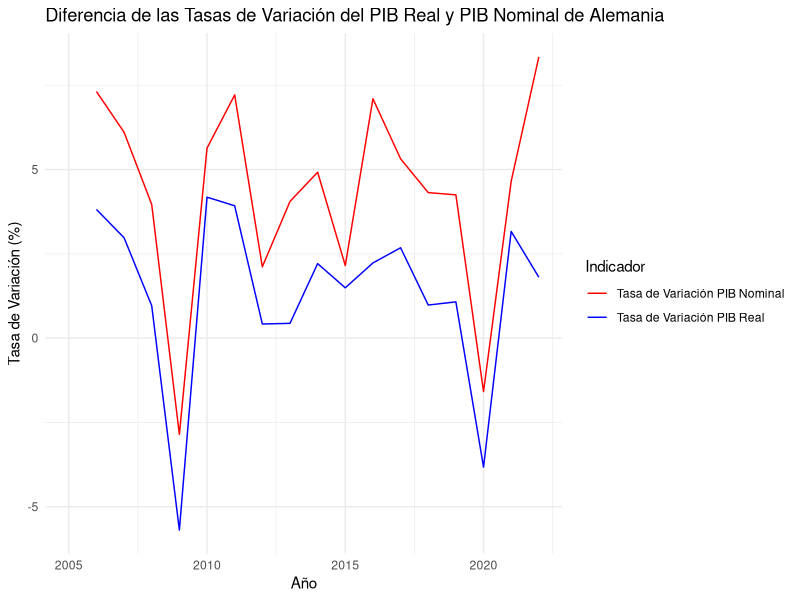
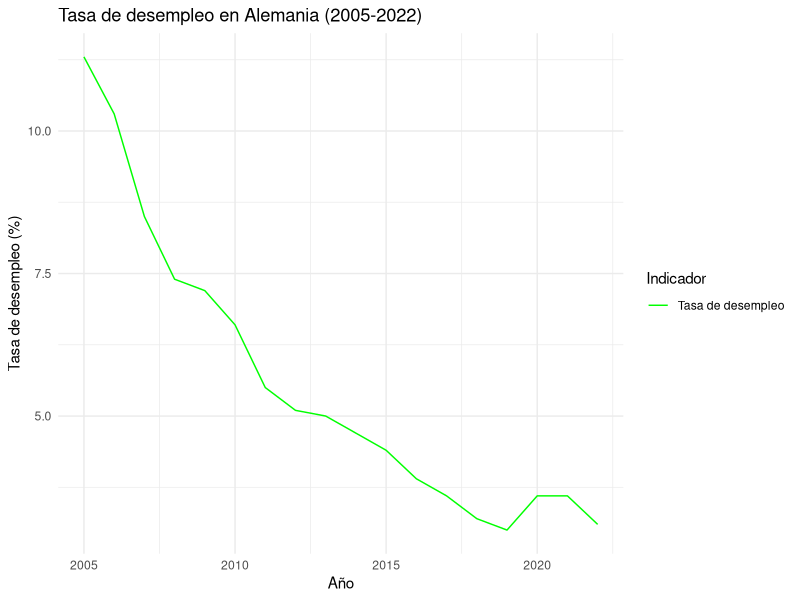
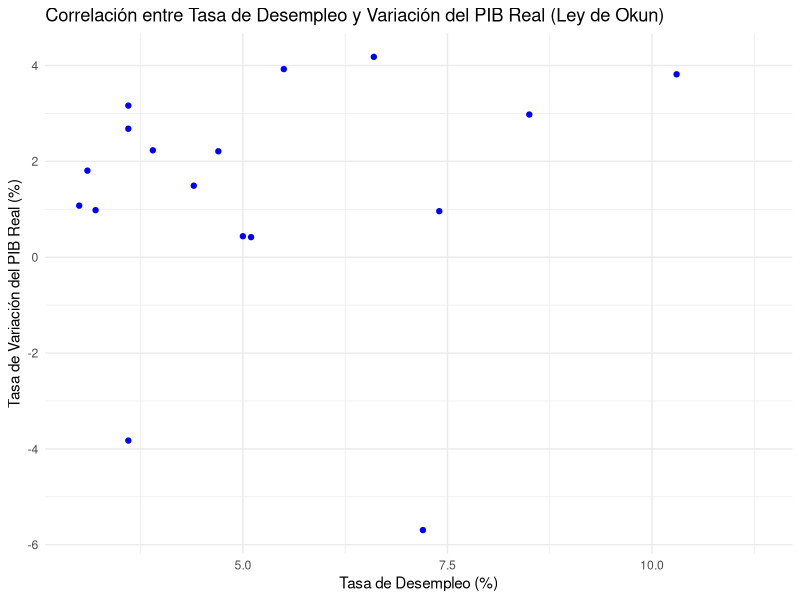
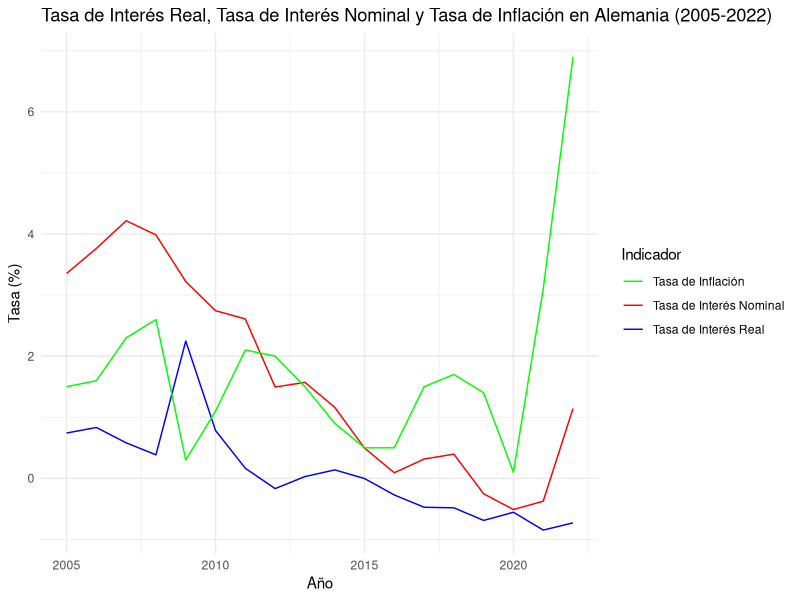
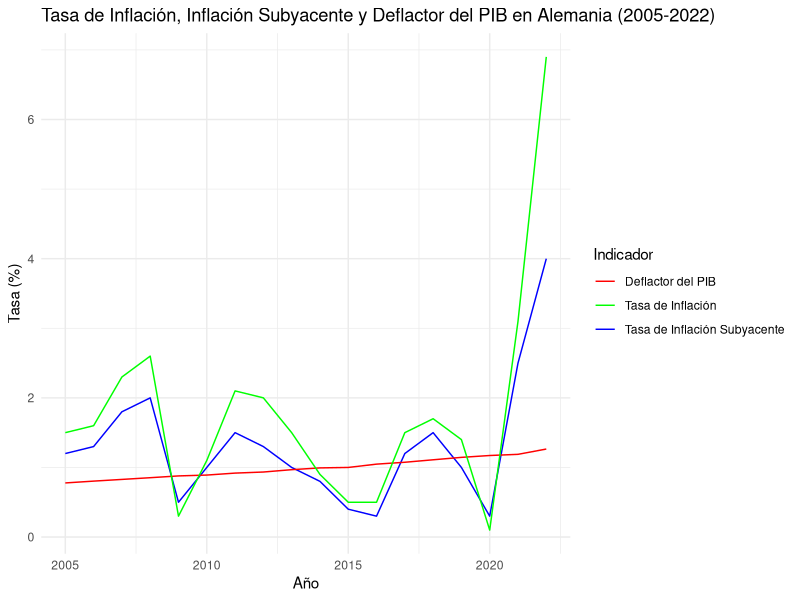

These figures' R source, in order:
## ---- chunk 1

## ---- chunk 2
# Cargar todas las librerías necesarias
library(readr)
library(dplyr)
library(knitr)
library(tidyverse)
library(ggplot2)
## ---- chunk 3
# Crear un dataframe con los datos proporcionados del PIB real de Alemania
data_pibreal <- data.frame(
  Año = c(2005, 2006, 2007, 2008, 2009, 2010, 2011, 2012, 2013, 2014, 2015, 2016, 2017, 2018, 2019, 2020, 2021, 2022),
  PIB_Real_Millones = c(
    3373000.7, 3501729.3, 3605956.7, 3640569.6, 3433281.5, 3576788.6, 3717184.5,
    3732740.8, 3749074.9, 3831912.4, 3889081.9, 3975808.4, 4082369.3, 4122426.8,
    4166762.3, 4007310.0, 4134094.1, 4208764.4
  )
)

# Mostrar el dataframe del PIB real de Alemania
print(data_pibreal)

# Calcular la tasa de variación del PIB real en porcentaje
tasa_variacion <- (data_pibreal$PIB_Real_Millones - lag(data_pibreal$PIB_Real_Millones)) / lag(data_pibreal$PIB_Real_Millones) * 100

# Crear un nuevo dataframe con la tasa de variación
data_tasa_variacion <- data.frame(
  Año = data_pibreal$Año,
  Tasa_Variacion_PIB_Real = tasa_variacion
)

# Mostrar el nuevo dataframe con la tasa de variación
print(data_tasa_variacion)
## ---- chunk 4
# Crear un dataframe con los datos proporcionados del PIB nominal de Alemania
data_pibnominal <- data.frame(
  Año = c(2005, 2006, 2007, 2008, 2009, 2010, 2011, 2012, 2013, 2014, 2015, 2016, 2017, 2018, 2019, 2020, 2021, 2022),
  PIB_Nominal_Millones = c(
    2622039.8, 2813824.9, 2985617.3, 3103958.2, 3015332.3, 3185267.9, 3415020.0,
    3487234.4, 3628559.3, 3807114.5, 3889081.9, 4165169.9, 4386729.2, 4576056.5,
    4770495.5, 4694786.2, 4913166.1, 5323008.1
  )
)

# Mostrar el dataframe del PIB nominal de Alemania
print(data_pibnominal)

# Calcular la tasa de variación del PIB nominal de Alemania
data_pibnominal$Tasa_Variacion <- c(NA, diff(data_pibnominal$PIB_Nominal_Millones) / data_pibnominal$PIB_Nominal_Millones[-length(data_pibnominal$PIB_Nominal_Millones)] * 100)

# Mostrar el dataframe del PIB nominal de Alemania con la tasa de variación
print(data_pibnominal)
## ---- chunk 5
# Cargar la biblioteca ggplot2 para crear gráficos
library(ggplot2)

# Combina los dataframes de la tasa de variación del PIB real y del PIB nominal por el año
combined_data <- merge(data_tasa_variacion, data_pibnominal, by = "Año")

# Crea un gráfico de líneas agrupado con la diferencia de las tasas de variación en diferentes colores
ggplot(combined_data, aes(x = Año)) +
  geom_line(aes(y = Tasa_Variacion_PIB_Real, color = "Tasa de Variación PIB Real")) +
  geom_line(aes(y = Tasa_Variacion, color = "Tasa de Variación PIB Nominal")) +
  labs(
    title = "Diferencia de las Tasas de Variación del PIB Real y PIB Nominal de Alemania",
    x = "Año",
    y = "Tasa de Variación (%)",
    color = "Indicador"
  ) +
  scale_color_manual(values = c("Tasa de Variación PIB Real" = "blue", "Tasa de Variación PIB Nominal" = "red")) +
  theme_minimal()
## ---- chunk 6
# Cargar la librería necesaria
library(dplyr)
# Crear un dataframe con los datos
data_desempleados <- data.frame(
  Time = c(2005, 2006, 2007, 2008, 2009, 2010, 2011, 2012, 2013, 2014, 2015, 2016, 2017, 2018, 2019, 2020, 2021, 2022),
  Country = "Germany",
  Unit = "Percentage",
  UnemploymentRate = c(11.3, 10.3, 8.5, 7.4, 7.2, 6.6, 5.5, 5.1, 5.0, 4.7, 4.4, 3.9, 3.6, 3.2, 3.0, 3.6, 3.6, 3.1)
)
# Imprimir el dataframe
print(data_desempleados)
# Cargar la librería ggplot2
library(ggplot2)
# Crear un gráfico de líneas
ggplot(data_desempleados, aes(x = Time, y = UnemploymentRate)) +
  geom_line(aes(color = "Tasa de desempleo")) +
  labs(
    title = "Tasa de desempleo en Alemania (2005-2022)",
    x = "Año",
    y = "Tasa de desempleo (%)",
    color = "Indicador"
  ) +
  scale_color_manual(values = c("Tasa de desempleo" = "green")) +
  theme_minimal()
## ---- chunk 7
# Calcular la correlación entre las tasas de desempleo y variación del PIB real de forma numérica
correlation <- as.numeric(cor(data_desempleados$UnemploymentRate, data_tasa_variacion$Tasa_Variacion_PIB_Real))

# Imprimir la correlación de forma numérica
print(correlation)

# Crear un gráfico de dispersión
ggplot(data = data.frame(UnemploymentRate = data_desempleados$UnemploymentRate, Tasa_Variacion_PIB_Real = data_tasa_variacion$Tasa_Variacion_PIB_Real)) +
  geom_point(aes(x = UnemploymentRate, y = Tasa_Variacion_PIB_Real), color = "blue") +
  labs(
    title = "Correlación entre Tasa de Desempleo y Variación del PIB Real (Ley de Okun)",
    x = "Tasa de Desempleo (%)",
    y = "Tasa de Variación del PIB Real (%)"
  ) +
  annotate("text", x = max(data_desempleados$UnemploymentRate), y = min(data_tasa_variacion$Tasa_Variacion_PIB_Real), 
           label = paste("Correlación:", round(correlation, 2)), hjust = 1, vjust = -1) +
  theme_minimal()
## ---- chunk 8
# Instalar librerías necesarias
library(dplyr)
library(ggplot2)

# Crear un dataframe con los datos del tipo de interés nominal de Alemania
tasa_de_interes <- data.frame(
  Time = c(2005, 2006, 2007, 2008, 2009, 2010, 2011, 2012, 2013, 2014, 2015, 2016, 2017, 2018, 2019, 2020, 2021, 2022),
  Country = "Germany",
  Type = "Information on item",
  TasadeInteres = c(3.354, 3.764, 4.217, 3.985, 3.222, 2.744, 2.609, 1.495, 1.571, 1.163, 0.495, 0.091, 0.316, 0.396, -0.254, -0.511, -0.374, 1.143)
)

# Imprimir el dataframe de la tasa de interés nominal de Alemania
print(tasa_de_interes)

# Crear un dataframe con los datos de la tasa de inflación de Alemania
tasa_de_inflacion <- data.frame(
  Time = c(2005, 2006, 2007, 2008, 2009, 2010, 2011, 2012, 2013, 2014, 2015, 2016, 2017, 2018, 2019, 2020, 2021, 2022),
  Country = rep("Germany", 18),
  Type = rep("Information on item", 18),
  TasadeInflacion = c(1.5, 1.6, 2.3, 2.6, 0.3, 1.1, 2.1, 2.0, 1.5, 0.9, 0.5, 0.5, 1.5, 1.7, 1.4, 0.1, 3.1, 6.9)
)

# Imprimir el dataframe de la tasa de inflación de Alemania
print(tasa_de_inflacion)

# Calcular el tipo de interés real para Alemania
tasa_de_interes_real <- tasa_de_interes %>%
  left_join(tasa_de_inflacion, by = c("Time", "Country", "Type")) %>%
  mutate(InteresReal = (TasadeInteres - TasadeInflacion) / (1 + TasadeInflacion))

# Imprimir el resultado
print(tasa_de_interes_real)

# Crear un gráfico de líneas representando la tasa de interés real, la tasa de interés nominal y la tasa de inflación
ggplot(tasa_de_interes_real, aes(x = Time)) +
  geom_line(aes(y = InteresReal, color = "Tasa de Interés Real")) +
  geom_line(aes(y = TasadeInteres, color = "Tasa de Interés Nominal")) +
  geom_line(aes(y = TasadeInflacion, color = "Tasa de Inflación")) +
  labs(
    title = "Tasa de Interés Real, Tasa de Interés Nominal y Tasa de Inflación en Alemania (2005-2022)",
    x = "Año",
    y = "Tasa (%)",
    color = "Indicador"
  ) +
  scale_color_manual(values = c("Tasa de Interés Real" = "blue", "Tasa de Interés Nominal" = "red", "Tasa de Inflación" = "green")) +
  theme_minimal()

# Crear un dataframe con los datos proporcionados de la tasa de inflación subyacente
data_inflacion_subyacente <- data.frame(
  Año = c(2005, 2006, 2007, 2008, 2009, 2010, 2011, 2012, 2013, 2014, 2015, 2016, 2017, 2018, 2019, 2020, 2021, 2022),
  Tasa_Inflacion_Subyacente = c(1.2, 1.3, 1.8, 2.0, 0.5, 1.0, 1.5, 1.3, 1.0, 0.8, 0.4, 0.3, 1.2, 1.5, 1.0, 0.3, 2.5, 4.0)
)

# Imprimir los dataframes de inflación e inflación subyacente
print(data_inflacion_subyacente)

# Calcular el deflactor del PIB usando los datos del PIB real y nominal proporcionados
data_deflactor_pib <- data.frame(
  Año = data_pibreal$Año,
  Deflactor_PIB = (data_pibnominal$PIB_Nominal_Millones / data_pibreal$PIB_Real_Millones)
)

# Imprimir el dataframe del deflactor del PIB
print(data_deflactor_pib)


# Cargar la librería ggplot2
library(ggplot2)

# Crear un dataframe combinando las tres fuentes de datos
combined_data <- merge(data_inflacion_subyacente, data_deflactor_pib, by = "Año")
combined_data <- merge(combined_data, tasa_de_inflacion, by.x = "Año", by.y = "Time")

# Crear el gráfico de líneas
ggplot(combined_data, aes(x = Año)) +
  geom_line(aes(y = Tasa_Inflacion_Subyacente, color = "Tasa de Inflación Subyacente")) +
  geom_line(aes(y = Deflactor_PIB, color = "Deflactor del PIB")) +
  geom_line(aes(y = TasadeInflacion, color = "Tasa de Inflación")) +
  labs(
    title = "Tasa de Inflación, Inflación Subyacente y Deflactor del PIB en Alemania (2005-2022)",
    x = "Año",
    y = "Tasa (%)",
    color = "Indicador"
  ) +
  scale_color_manual(values = c("Tasa de Inflación Subyacente" = "blue", "Deflactor del PIB" = "red", "Tasa de Inflación" = "green")) +
  theme_minimal()

